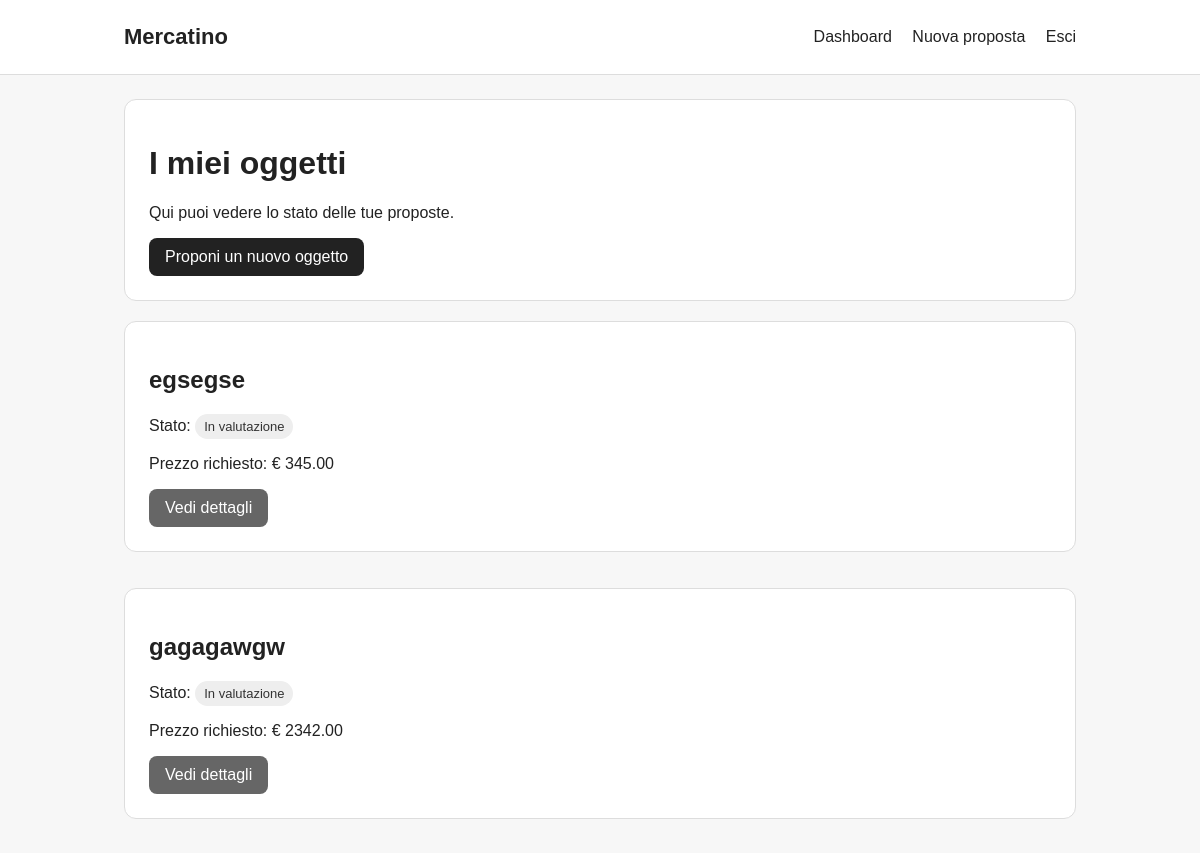
The page / (signed in, upper part) on the database as committed earlier.
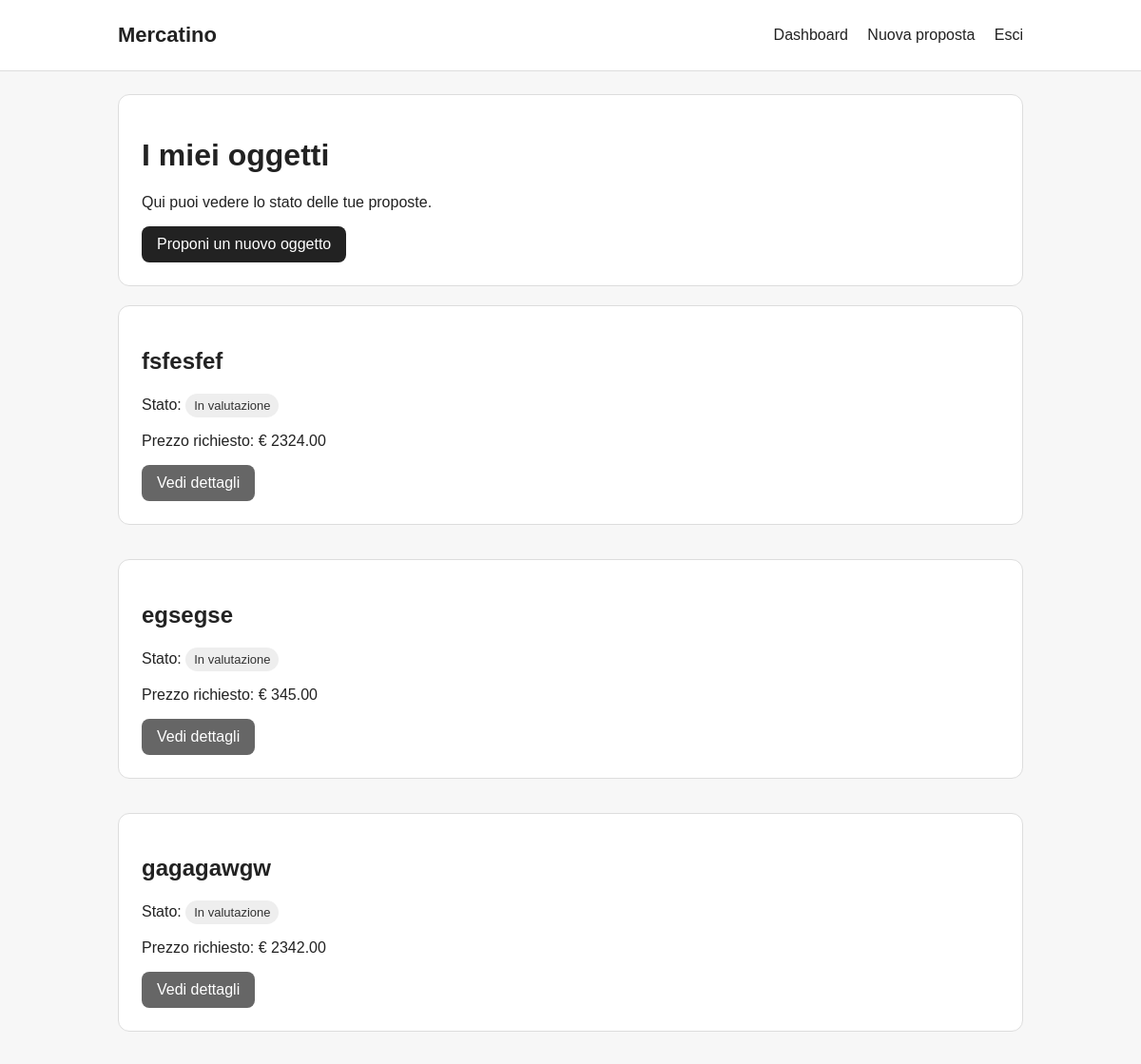
The same page on the database as committed later.
### proposals/models.py (models this page shows, shortened)
class ItemProposal(models.Model):
    class Status(models.TextChoices):
        UNDER_REVIEW = "under_review", "In valutazione"
        NEGOTIATION = "negotiation", "In trattativa"
        OFFER_SENT = "offer_sent", "Offerta inviata"
        OFFER_ACCEPTED = "offer_accepted", "Offerta accettata"
        WAITING_VINTED_LINK = "waiting_vinted_link", "In attesa link Vinted"
        VINTED_LINK_SENT = "vinted_link_sent", "Link Vinted inviato"
        COMPLETED = "completed", "Completato"
        REJECTED = "rejected", "Rifiutato"
    user = models.ForeignKey(
        settings.AUTH_USER_MODEL,
        on_delete=models.CASCADE,
        related_name="proposals",
    )
    title = models.CharField(max_length=120)
    description = models.TextField()
    requested_price = models.DecimalField(
        max_digits=8,
        decimal_places=2,
        null=True,
        blank=True,
    )
    admin_offer = models.DecimalField(
        max_digits=8,
        decimal_places=2,
        null=True,
        blank=True,
    )
    status = models.CharField(
        max_length=30,
        choices=Status.choices,
        default=Status.UNDER_REVIEW,
    )
    vinted_url = models.URLField(blank=True)
    created_at = models.DateTimeField(auto_now_add=True)
    updated_at = models.DateTimeField(auto_now=True)
    offer_seen_by_user = models.BooleanField(default=False)
    @property
    def status_badge_class(self):
        classes = {
            self.Status.UNDER_REVIEW: "badge-gray",
            self.Status.NEGOTIATION: "badge-blue",
            self.Status.OFFER_SENT: "badge-purple",
            self.Status.OFFER_ACCEPTED: "badge-green",
            self.Status.WAITING_VINTED_LINK: "badge-orange",
            self.Status.VINTED_LINK_SENT: "badge-orange",
            self.Status.COMPLETED: "badge-green",
            self.Status.REJECTED: "badge-red",
        }
        return classes.get(self.status, "badge-gray")

### proposals/views.py (the view)
# urls.py: path("", dashboard_view, name="dashboard"),
@login_required
def dashboard_view(request):
    proposals = ItemProposal.objects.filter(user=request.user).order_by("-created_at")
    return render(
        request,
        "proposals/dashboard.html",
        {
            "proposals": proposals,
        },
    )

### templates/proposals/dashboard.html (shortened to what this page needs)
{% extends "base.html" %}
{% block content %}
<div class="card">
    <h1>I miei oggetti</h1>
    <p>Qui puoi vedere lo stato delle tue proposte.</p>
    <a class="button" href="{% url 'proposal_create' %}">Proponi un nuovo oggetto</a>
</div>
<div class="proposal-grid">
    {% for proposal in proposals %}
        <div class="card">
            <h2>{{ proposal.title }}</h2>
            <p>
                Stato:
                <span class="badge {{proposal.status_badge_class}}">{{ proposal.get_status_display }}</span>
            </p>
            {% if proposal.requested_price %}
                <p>Prezzo richiesto: € {{ proposal.requested_price }}</p>
            {% endif %}
            <a class="button secondary" href="{% url 'proposal_detail' proposal.pk %}">
                Vedi dettagli
            </a>
        </div>
    {% empty %}
        <div class="card">
            <p>Non hai ancora inviato nessuna proposta.</p>
        </div>
    {% endfor %}
</div>
{% endblock %}

Rows that differ between the two databases and show on the page:
added ItemProposal: title "fsfesfef", status "In valutazione", requested_price "2324.00"
